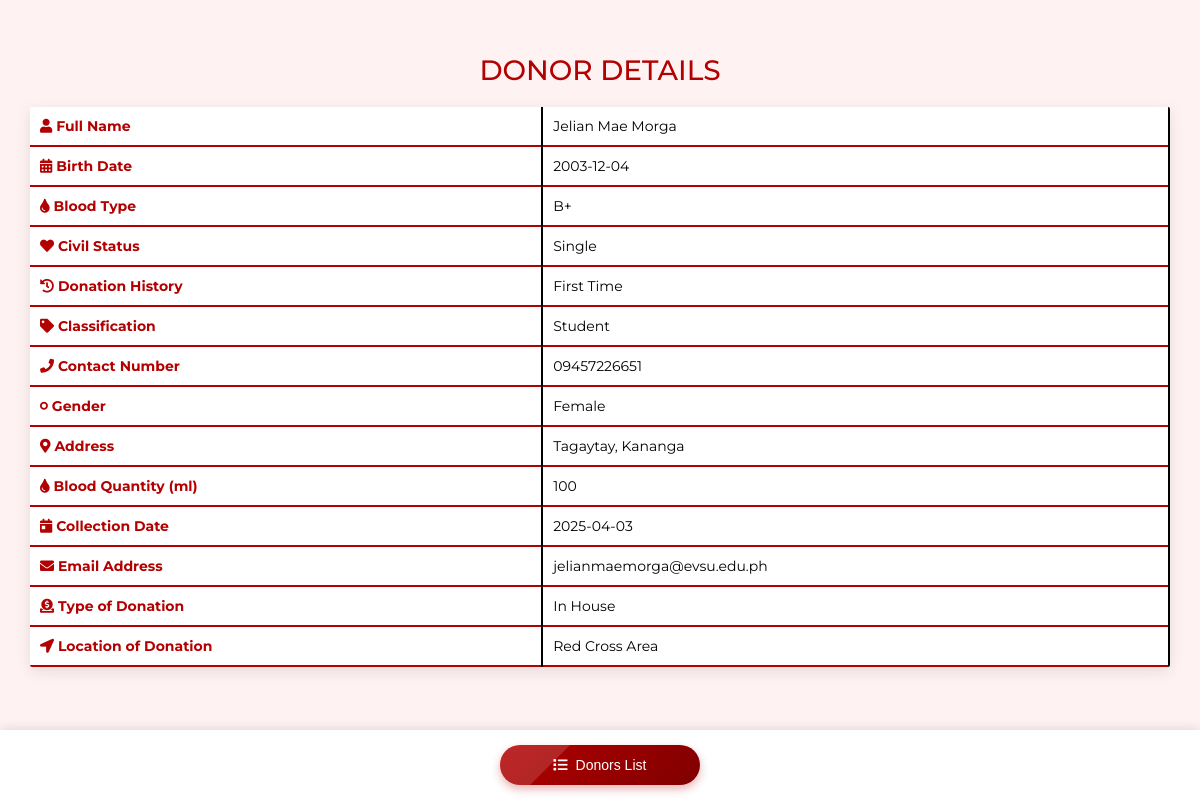
/view_donor.php?id=7, run on the app's committed database.
### tables this page shows
CREATE TABLE `donors` (
  `id` int(11) NOT NULL,
  `name` varchar(255) NOT NULL,
  `birthdate` date NOT NULL,
  `address` text NOT NULL,
  `blood_type` varchar(5) NOT NULL,
  `civil_status` varchar(20) NOT NULL,
  `donation_history` varchar(50) NOT NULL,
  `classification` varchar(50) NOT NULL,
  `contact_number` varchar(15) NOT NULL,
  `gender` varchar(10) NOT NULL,
  `blood_quantity` int(11) NOT NULL,
  `collection_date` date NOT NULL,
  `email` varchar(255) NOT NULL,
  `donation_type` varchar(50) NOT NULL,
  `donation_location` varchar(100) NOT NULL,
  `age` int(11) NOT NULL,
  `expiry_date` date DEFAULT NULL,
  `donation_date` date DEFAULT NULL,
  `quantity_ml` int(11) DEFAULT 450,
  `blood_quantity_ml` int(11) DEFAULT 450,
  `donation_status` varchar(50) DEFAULT NULL,
  `last_updated` timestamp NOT NULL DEFAULT current_timestamp() ON UPDATE current_timestamp(),
  `contact` varchar(50) DEFAULT NULL,
  `sex` enum('Male','Female','Other') DEFAULT NULL,
  `donation_dates` text DEFAULT NULL,
  `number_of_donations` int(11) DEFAULT 0,
  `status` enum('Active','Inactive','Deferred') DEFAULT NULL,
  `medical_eligibility` text DEFAULT NULL,
  `donation_frequency` varchar(50) DEFAULT NULL
);

### view_donor.php (the view, shortened to what this page needs)
<?php
$servername = "localhost";
$username = "root";
$password = "";
$dbname = "bdms";
$conn = new mysqli($servername, $username, $password, $dbname);
if (isset($_GET['id'])) {
    $donor_id = $_GET['id'];
    $sql = "SELECT * FROM donors WHERE id = $donor_id";
    $result = $conn->query($sql);
    if ($result->num_rows > 0) {
        $donor = $result->fetch_assoc();
    } else {
        echo "No donor found with this ID.";
        exit;
    }
} else {
    echo "No donor ID provided.";
    exit;
}
?>
<!DOCTYPE html>
<html lang="en">
<head>
    <link rel="stylesheet" href="https://cdnjs.cloudflare.com/ajax/libs/font-awesome/5.15.3/css/all.min.css">
</head>
<body>
    <h2>Donor Details</h2>
    <table>
        <tr>
            <th><i class="fas fa-user"></i> Full Name</th>
            <td><?php echo $donor['name']; ?></td>
        </tr>
        <tr>
            <th><i class="fas fa-calendar-alt"></i> Birth Date</th>
            <td><?php echo $donor['birthdate']; ?></td>
        </tr>
        <tr>
            <th><i class="fas fa-tint"></i> Blood Type</th>
            <td><?php echo $donor['blood_type']; ?></td>
        </tr>
        <tr>
            <th><i class="fas fa-heart"></i> Civil Status</th>
            <td><?php echo $donor['civil_status']; ?></td>
        </tr>
        <tr>
            <th><i class="fas fa-history"></i> Donation History</th>
            <td><?php echo $donor['donation_history']; ?></td>
        </tr>
        <tr>
            <th><i class="fas fa-tag"></i> Classification</th>
            <td><?php echo $donor['classification']; ?></td>
        </tr>
        <tr>
            <th><i class="fas fa-phone"></i> Contact Number</th>
            <td><?php echo $donor['contact_number']; ?></td>
        </tr>
        <tr>
            <th><i class="fas fa-genderless"></i> Gender</th>
            <td><?php echo $donor['gender']; ?></td>
        </tr>
        <tr>
            <th><i class="fas fa-map-marker-alt"></i> Address</th>
            <td><?php echo $donor['address']; ?></td>
        </tr>
        <tr>
            <th><i class="fas fa-tint"></i> Blood Quantity (ml)</th>
            <td><?php echo $donor['blood_quantity']; ?></td>
        </tr>
        <tr>
            <th><i class="fas fa-calendar-day"></i> Collection Date</th>
            <td><?php echo $donor['collection_date']; ?></td>
        </tr>
        <tr>
            <th><i class="fas fa-envelope"></i> Email Address</th>
            <td><?php echo $donor['email']; ?></td>
        </tr>
        <tr>
            <th><i class="fas fa-donate"></i> Type of Donation</th>
            <td><?php echo $donor['donation_type']; ?></td>
        </tr>
        <tr>
            <th><i class="fas fa-location-arrow"></i> Location of Donation</th>
            <td><?php echo $donor['donation_location']; ?></td>
        </tr>
    </table>
    <div class="button-wrapper">
        <button onclick="window.location.href='donors_list.php';"><i class="fas fa-list"></i>Donors List</button>
    </div>
</body>
</html>

### view_donor.php (style rules this page uses)
body { font-family: 'Montserrat', sans-serif; background: #fef2f2; margin: 0; padding: 30px; font-size: 14px; color: #4b4b4b; }
h2 { text-align: center; color: #b30000; margin-bottom: 20px; font-size: 28px; font-weight: 500; text-transform: uppercase; }
table { width: 100%; margin: 0 auto; border-collapse: collapse; background-color: #fff; box-shadow: 0 4px 15px rgba(0, 0, 0, 0.1); border-radius: 2px; overflow: hidden; }
th, td { padding: 10px; text-align: left; font-size: 14px; }
th { background-color: white; color: #b30000; font-weight: bold; }
tr { border-bottom: 2px solid #b30000; }
td:nth-child(2) { border-left: 2px solid #000000; border-right: 2px solid #000000; background-color: #ffffff; color: black; }
.button-wrapper { position: fixed; bottom: 0; left: 0; width: 100%; padding: 15px 0; background-color: #fff; display: flex; justify-content: center; gap: 20px; box-shadow: 0 -2px 10px rgba(0, 0, 0, 0.1); z-index: 1000; }
.button-wrapper button { width: 200px; padding: 12px 25px; background: linear-gradient(135deg, #b30000, #800000); color: #fff; border: none; border-radius: 30px; font-size: 14px; cursor: pointer; font-weight: 500; box-shadow: 0 4px 10px rgba(179, 0, 0, 0.3); transition: all 0.4s ease; position: relative; overflow: hidden; z-index: 1; }
.button-wrapper button::before { content: ""; position: absolute; top: 0; left: -75%; width: 100%; height: 100%; background: rgba(255, 255, 255, 0.15); transform: skewX(-45deg); transition: left 0.5s ease; z-index: 0; }
.button-wrapper button i { margin-right: 8px; }

### data on the page
donors: name "Jelian Mae Morga", birthdate "2003-12-04", blood_type "B+", civil_status "Single", donation_history "First Time", classification "Student", contact_number "09457226651", gender "Female", address "Tagaytay, Kananga", blood_quantity "100", collection_date "2025-04-03", email "jelianmaemorga@evsu.edu.ph", donation_type "In House", donation_location "Red Cross Area"
